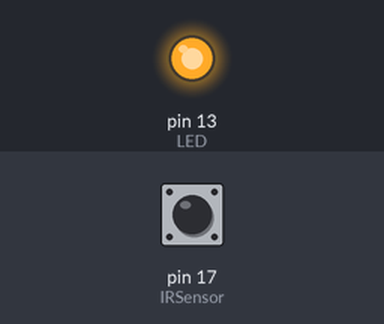
This sketch was run on a simulated Arduino Uno, built with avr-gcc and run on an emulated ATmega328P. On the bench: output pins drawn as LEDs (lit = HIGH). Dashed ring = blinking. The test bench sets the inputs (shaded band); at power-on: pin 17 (IRSensor) LOW. What the sketch prints to the serial monitor is not drawn.

Above: at 1.2 s.
1.3 s: pin 17 (IRSensor) driven HIGH
At 2.2 s:
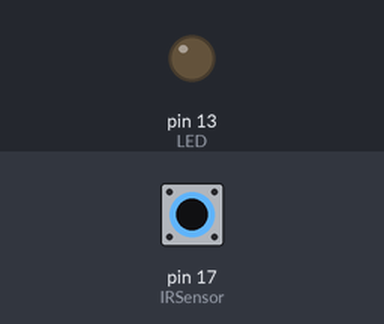
2.8 s: pin 17 (IRSensor) driven LOW
At 3.4 s:
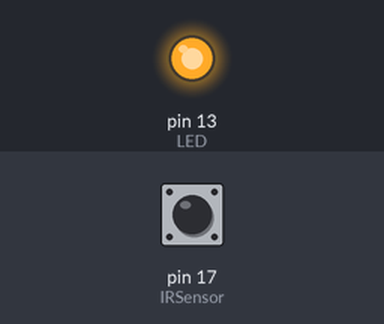
5.8 s: pin 17 (IRSensor) pulsed HIGH 2 times (0.12 s each, 0.3 s apart)
At 6.01 s:
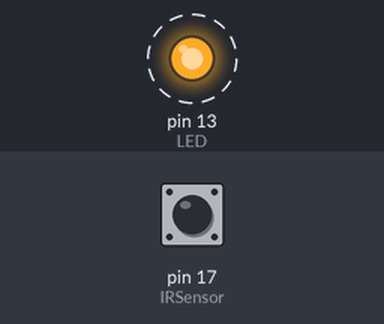
9.4 s: pin 17 (IRSensor) pulsed HIGH 5 times (0.12 s each, 0.3 s apart)
At 11.3 s:
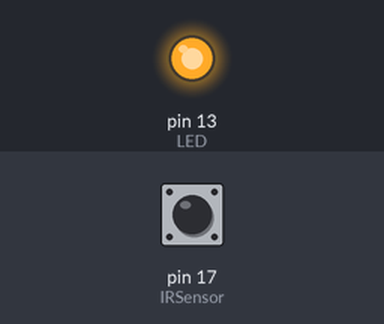
Timing chart, 0 to 12.8 s (numbered marks = the images above; inputs shaded):
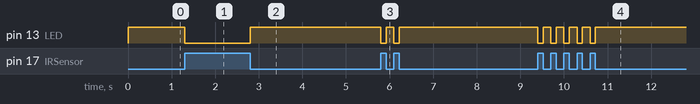

The sketch:

infrared.ino
```cpp
int IRSensor = 17; // connect ir sensor to arduino pin 2
int LED = 13; // conect Led to arduino pin 13

void setup()
{


Serial.begin(115200);
  pinMode (IRSensor, INPUT); // sensor pin INPUT
  pinMode (LED, OUTPUT); // Led pin OUTPUT
}

void loop(){
  int statusSensor = digitalRead (IRSensor);

  if (statusSensor == 1){
    digitalWrite(LED, 0); // LED
    Serial.println("infrared HIGH");

  }

  else
  {
    digitalWrite(LED, 1); // LED
    Serial.println("infrared LOW");
  }

}
```

Measured:
- after the input at 1.3 s, pin 13 (LED): HIGH → LOW at once
- after the input at 2.8 s, pin 13 (LED): LOW → HIGH at once
- after the input at 5.8 s, pin 13 (LED): alternates HIGH for 0.18 s and LOW for 0.12 s, 4 changes in all, then stays HIGH, starting at once
- after the input at 9.4 s, pin 13 (LED): alternates HIGH for 0.18 s and LOW for 0.12 s, 10 changes in all, then stays HIGH, starting at once
